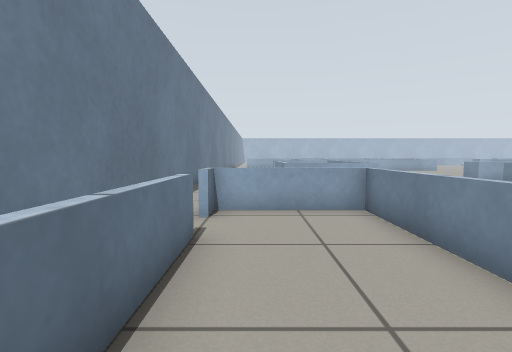
View 1 (above)

24 first-person views from a walk through a Gazebo world. The camera is 0.64 m above the floor, tilts 4° down and sees 85° across. The floor is counted in squares, 0.5 m on a side. Each view is taken from the middle of a square. On the plan, view 1 faces up. The plan holds only what a view shows up to about 13 squares ahead; the rest is blank. The place goes on beyond the plan.

View 2
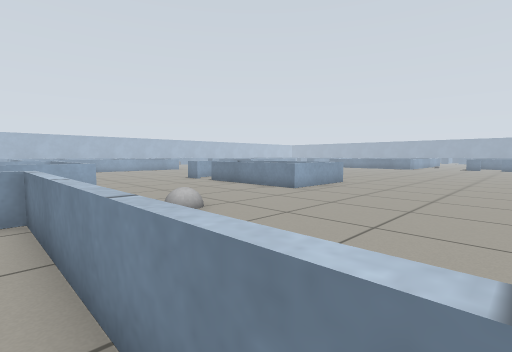

View 3
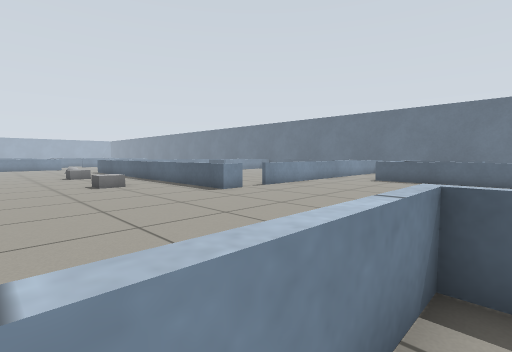

View 4
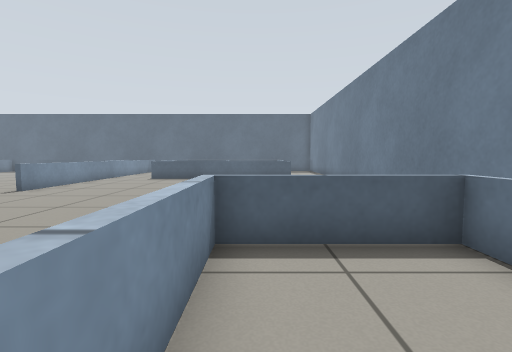

View 5
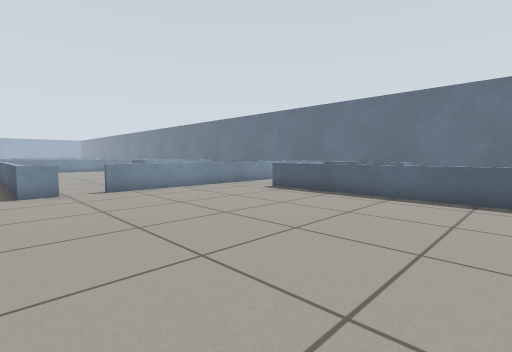

View 6
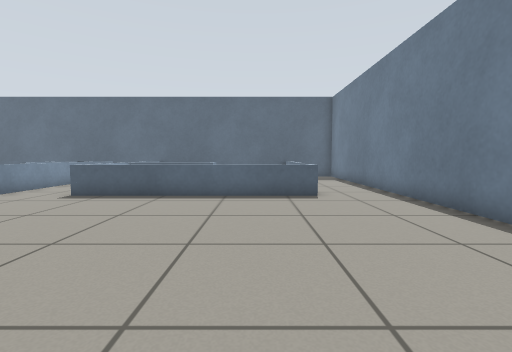

View 7
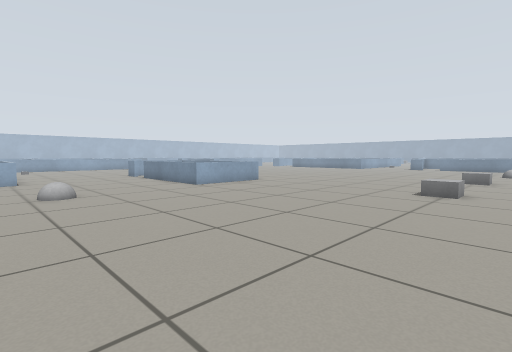

View 8
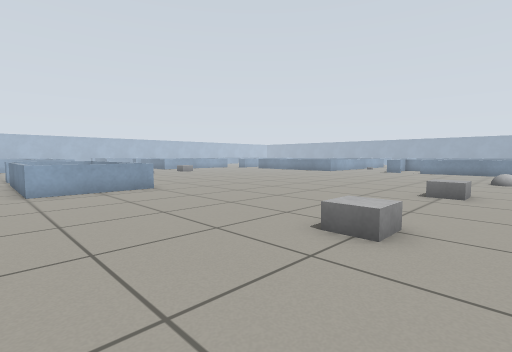

View 9
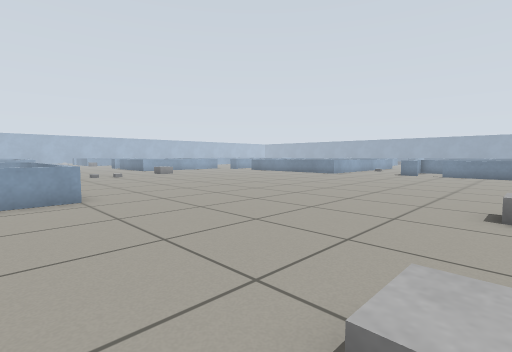

View 10
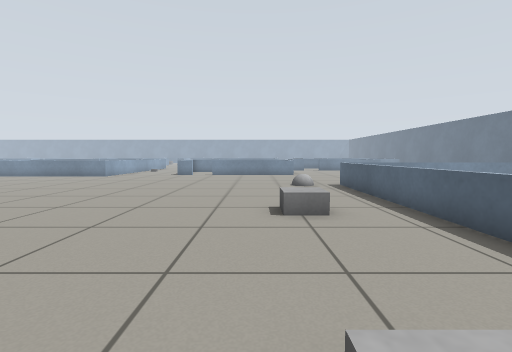

View 11
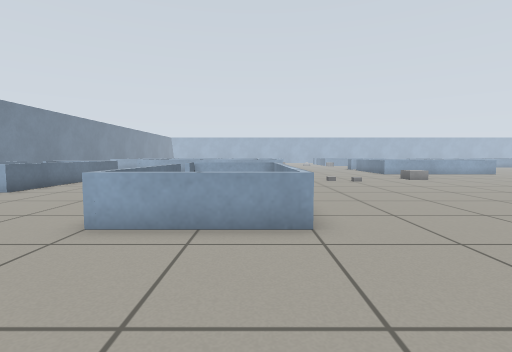

View 12
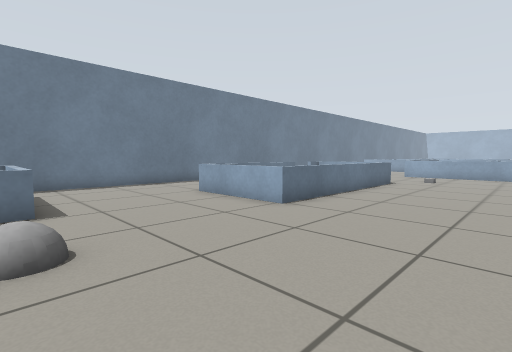

View 13
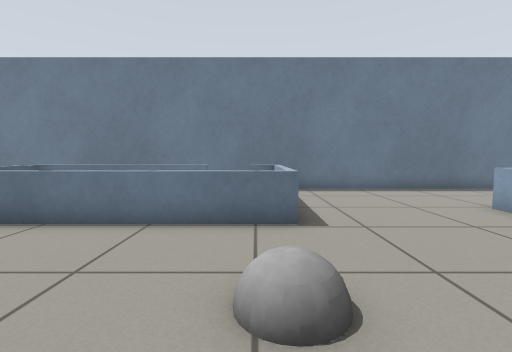

View 14
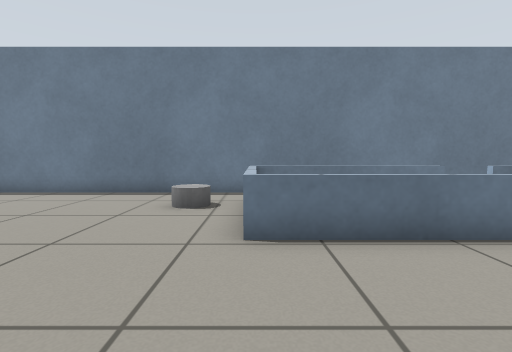

View 15
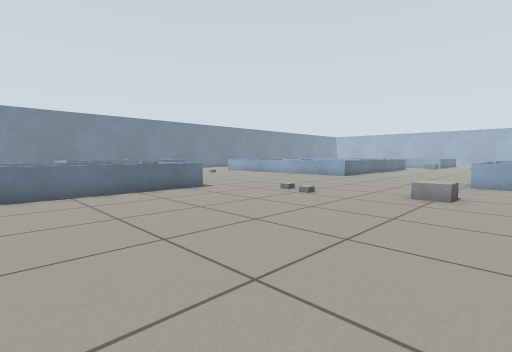

View 16
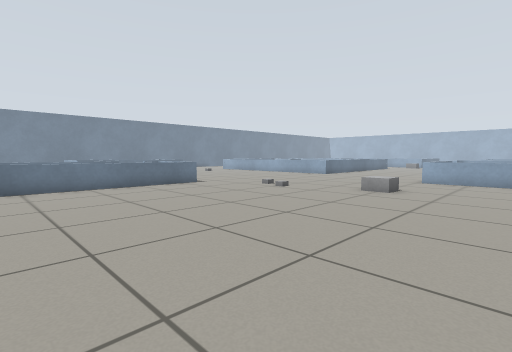

View 17
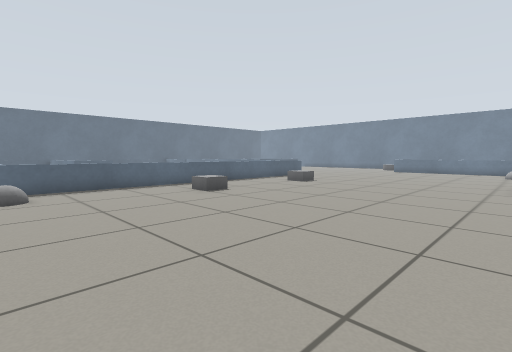

View 18
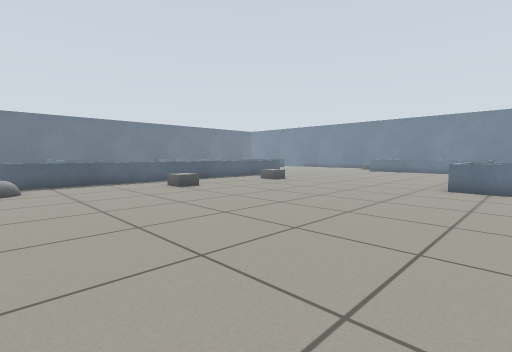

View 19
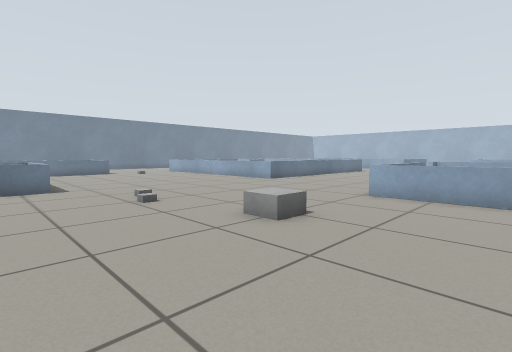

View 20
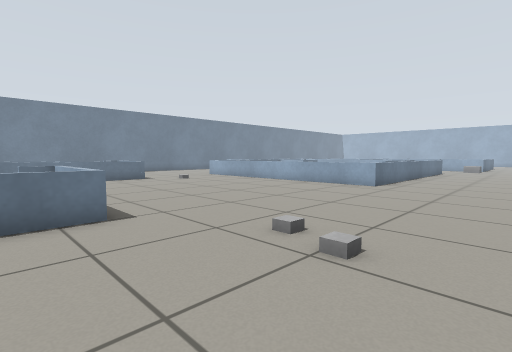

View 21
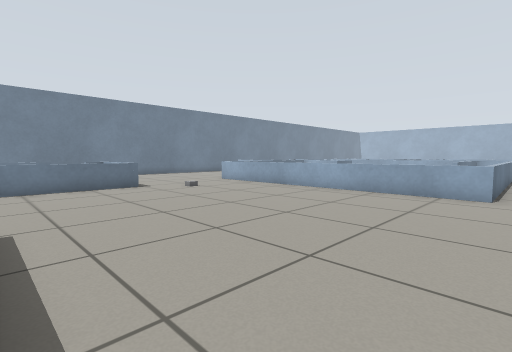

View 22
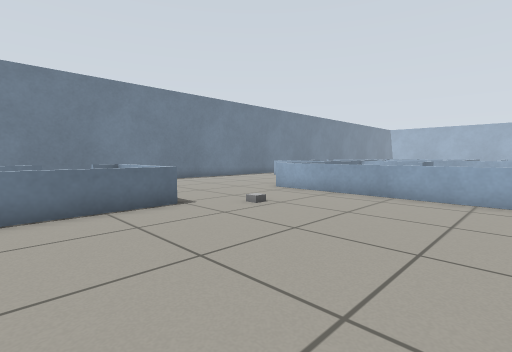

View 23
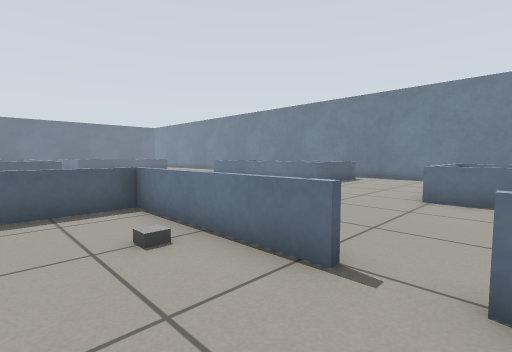

View 24
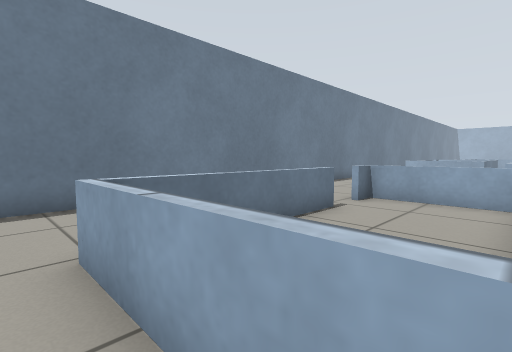

### Floor plan
Key: @ floor where view 1 was taken; # wall or solid block; x gap in a wall; . main floor; : floor 0.15 m higher than the main floor; = window, fence, low wall or low ledge; B grey ball; G grey box; C grey cylinder.
Columns run from 3 left of view 1 to 27 right of it. Each row starts with its distance up from view 1.
 27        =           =....  =
 26        =#         #=....  =
 25       .=============......=
 24      .....................=
 23     ......................=#
 22 #   .....G................=====
 21 #     .........................
 20 #   =====......................
 19 #   =...=......................
 18 #   ....=................GG....
 17 #   =...=............G....G....
 16 #   =...=.............G........
 15 #   =   =.....=====............
 14 #.. =   =.....=. .=............
 13 #...=   =........ =............
 12 #...=====.....=...=............
 11 #.............=...=............
 10 #.............=G..=............
  9 #.............=...=............
  8 #.............=...=............
  7 #.=====..B....=====............
  6 # =...=.B:.....................
  5 # ....=........................
  4 # =...=........................
  3 # =...=........................
  2 # =...=........................
  1 # =...=........................
  0 # =@..=........................
 -1 #.=====...........G............
 -2 #..C.............GG....GG......
 -3 #.CC...................GG....BB
 -4 #..............................
 -5 #.............=================
 -6 #.............x..            ==
 -7 #.............x...           ==
 -8 #.............=...           ==
 -9 #.............=..            ==
-10 #.............=              ==
-11 #.............=              ==
-12 #.............=              ==
-13 #..=========..=
-14 #..=#     #=..=
-15 #..=       =..=
-16 #..=      #= .=
-17 #..=   =====  =#=

Positions as (right, up) in squares from view 1, and headings:
1: (0, 0), facing up
2: (2, 0), facing up-right
3: (2, 2), facing down-right
4: (2, 3), facing down
5: (0, -4), facing down-right
6: (2, -4), facing down
7: (4, -4), facing up-right
8: (10, -4), facing up-right
9: (13, -2), facing up-right
10: (14, -1), facing right
11: (14, 2), facing up
12: (10, 6), facing up-left
13: (8, 6), facing left
14: (7, -1), facing left
15: (25, 8), facing up-left
16: (27, 7), facing up-left
17: (27, 7), facing down-left
18: (27, 9), facing down-left
19: (27, 13), facing up-left
20: (21, 13), facing up-left
21: (17, 15), facing up-left
22: (12, 16), facing up-left
23: (14, 14), facing down-left
24: (5, 11), facing up-left
